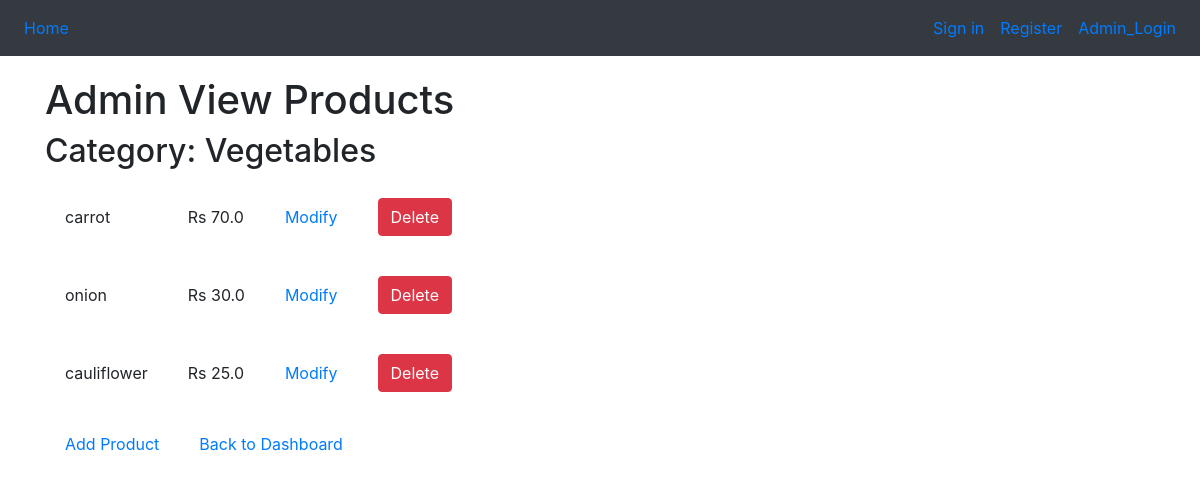
The app's page /admin_view_products/2 (signed in) with its own data.
### tables this page shows
CREATE TABLE "categories" (
	"categoryId"	INTEGER,
	"name"	TEXT,
	PRIMARY KEY("categoryId")
);

CREATE TABLE "products" (
	"productId"	INTEGER,
	"name"	TEXT,
	"price"	REAL,
	"stock"	INTEGER,
	"categoryId"	INTEGER,
	PRIMARY KEY("productId" AUTOINCREMENT),
	FOREIGN KEY("categoryId") REFERENCES "categories"("categoryId")
);

### app.py (the view)
@app.route('/admin_view_products/<int:category_id>')
def admin_view_products(category_id):
    conn = sqlite3.connect('database.db')
    cursor = conn.cursor()
    cursor.execute("SELECT name FROM categories WHERE categoryId=?", (category_id,))
    category_name = cursor.fetchone()[0]
    cursor.execute("SELECT * FROM products WHERE categoryId=?", (category_id,))
    products = cursor.fetchall()
    conn.close()
    return render_template('admin_view_products.html', category_id=category_id, category_name=category_name, products=products)

### templates/admin_view_products.html (shortened to what this page needs)
{% extends "header.html" %}
{% block body %}
<div class="container" style="padding-top:20px;">
  <h1>Admin View Products</h1>
  <h2>Category: {{ category_name }}</h2>
  <table class="product-table">
    <tbody>
      {% for product in products %}
      <tr>
        <td>{{ product[1] }}</td>
        <td>Rs {{ product[2] }}</td>
        <td>
          <a href="{{ url_for('modify_product', product_id=product[0]) }}">Modify</a> </td>
          <td><form action="{{ url_for('delete_product', product_id=product[0]) }}" method="POST" onsubmit="return confirm('Are you sure you want to delete this product?');">
            <button type="submit" class="btn btn-danger">Delete</button>
          </form>
        </td>
      </tr>
      {% endfor %}
    </tbody>
  </table>
  <table>
  <td><a href="{{ url_for('add_product', category_id=category_id) }}">Add Product</a></td>
  <td><a href="{{ url_for('admin_dashboard') }}">Back to Dashboard</a></td>
  </table>
</div>
{% endblock %}

### templates/admin_view_products.html (style rules this page uses)
td { padding:20px }

### records on screen
categories: name "Vegetables"
products: name "carrot", price "70.0"
products: name "onion", price "30.0"
products: name "cauliflower", price "25.0"
